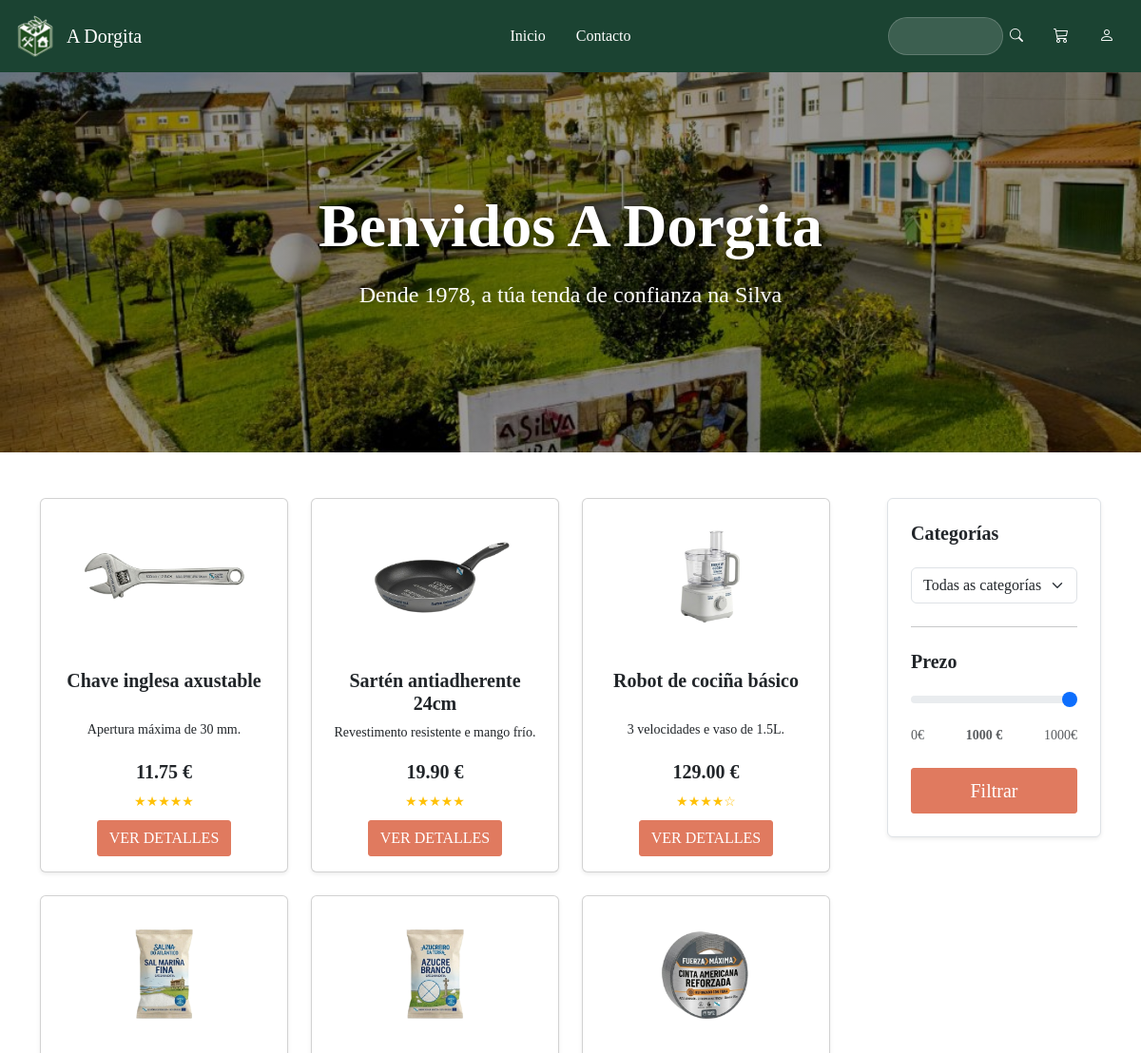
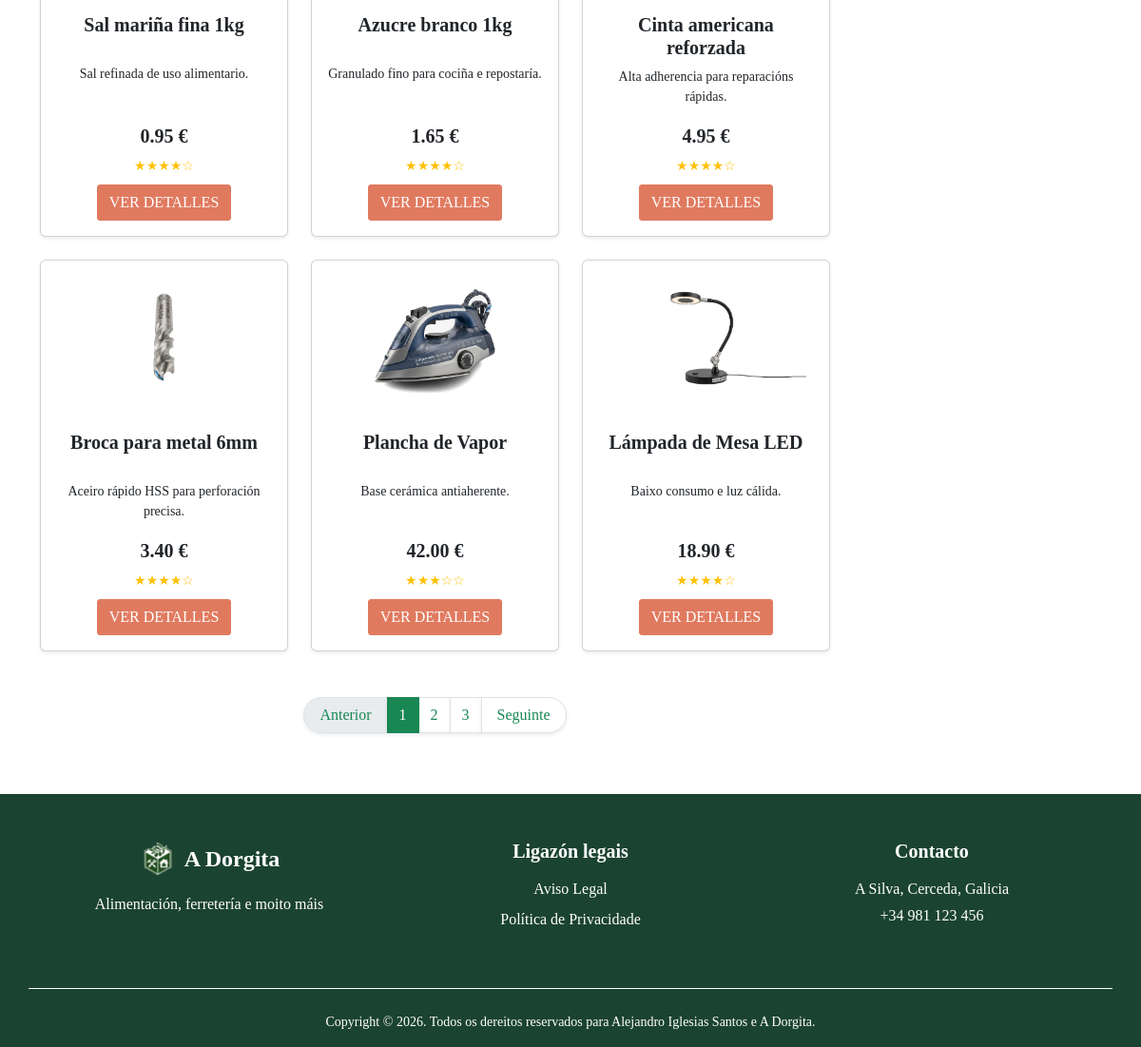
The page / on the database its author committed (2 pictures, top to bottom).
### tables this page shows
CREATE TABLE productos (
    id INT AUTO_INCREMENT PRIMARY KEY,
    nome VARCHAR(100) NOT NULL,
    descripcion VARCHAR(500),
    precio DECIMAL(10,2) NOT NULL,
    stock INT DEFAULT 0,
    imagen VARCHAR(200),
    id_categoria INT,
    FOREIGN KEY (id_categoria) REFERENCES categorias(id) ON DELETE SET NULL
);

### app/controllers/ProductoController.php (called while the page is built, shortened)
<?php
require_once __DIR__ . '/../models/ProductoDAO.php';
require_once __DIR__ . '/../models/entidades/Producto.php';
class ProductoController
{
    private ProductoDAO $model;
    public function __construct()
    {
        $this->model = new ProductoDAO();
    }
    public function index()
    {
        $mensaxe = $_GET["q"] ?? null;
        $pagina = isset($_GET["pagina"]) ? max(1, (int)$_GET["pagina"]) : 1;
        $limite = 9;
        $offset = ($pagina - 1) * $limite;
        $id_cat = $_REQUEST['cat'] ?? null;
        $max_prezo = $_REQUEST['max_prezo'] ?? null;
        if ($mensaxe && !empty(trim($mensaxe))) {
            $totalRegistros = $this->model->contarBusqueda($mensaxe);
            $productos = $this->model->buscarPaginadoCatalogo($mensaxe, $limite, $offset);
        } else {
            $totalRegistros = $this->model->contarFiltradosCatalogo($id_cat, $max_prezo);
            $productos = $this->model->filtrarPaginadoCatalogo($id_cat, $max_prezo, $limite, $offset);
        }
        $totalPaginas = max(1, (int)ceil($totalRegistros / $limite));
        require_once __DIR__ . '/../../includes/header.php';
        require_once __DIR__ . '/../../views/inicio.php';
        require_once __DIR__ . '/../../includes/footer.php';
    }
}

### config/database.php (called while the page is built)
<?php
class Database {
    public static function connect() {
        $host = "localhost";
        $user = "root";
        $password = "";
        $database = "a_dorgita";
        try {
            $conexion = new PDO("mysql:host=$host;dbname=$database;charset=utf8mb4", $user, $password);
            $conexion->setAttribute(PDO::ATTR_ERRMODE, PDO::ERRMODE_EXCEPTION);
            return $conexion;
        } catch (PDOException $e) {
            die("Error de conexión: " . $e->getMessage());
        }
    }
}
?>

### app/models/ProductoDAO.php (called while the page is built, shortened)
<?php
require_once __DIR__ . '/../../config/database.php';
require_once __DIR__ . '/entidades/Producto.php';
class ProductoDAO
{
    private $conexion;
    public function __construct()
    {
        try {
            $this->conexion = Database::connect();
        } catch (Exception $e) {
            die($e->getMessage());
        }
    }
    public function filtrarPaginadoCatalogo($id_cat = null, $max_prezo = null, $limite = 9, $offset = 0)
    {
        try {
            $sql = "SELECT p.*, AVG(r.puntuacion) as media_puntos FROM productos p LEFT JOIN resenas r ON p.id = r.id_producto";
            $condicions = [];
            $params = [];
            $sql .= " GROUP BY p.id ORDER BY p.id DESC LIMIT " . (int)$limite . " OFFSET " . (int)$offset;
            $stmt = $this->conexion->prepare($sql);
            $stmt->execute($params);
            return $stmt->fetchAll(PDO::FETCH_CLASS, "Producto");
        } catch (Exception $e) {
            return [];
        }
    }
    public function contarFiltradosCatalogo($id_cat = null, $max_prezo = null)
    {
        try {
            $sql = "SELECT COUNT(*) AS total FROM productos";
            $condicions = [];
            $params = [];
            $stmt = $this->conexion->prepare($sql);
            $stmt->execute($params);
            $resultado = $stmt->fetch(PDO::FETCH_ASSOC);
            return (int)($resultado['total'] ?? 0);
        } catch (Exception $e) {
            return 0;
        }
    }
}

### app/models/entidades/Producto.php (called while the page is built, shortened)
<?php
class Producto {
    private $id;
    private $nome;
    private $descripcion;
    private $precio;
    private $imagen;
    public function getId() { return $this->id; }
    public function getNome() { return $this->nome; }
    public function getDescripcion() { return $this->descripcion; }
    public function getPrecio() { return $this->precio; }
    public function getImagen() { return $this->imagen; }
}

### views/inicio.php (the view, shortened to what this page needs)
<div class="container-fluid hero">
    <div class="container text-center text-white">
        <div class="row justify-content-center">
            <div class="col-md-8">
                <h1 class="display-3 fw-bold mb-3">Benvidos A Dorgita</h1>
                <p class="fs-4 mb-4">Dende 1978, a túa tenda de confianza na Silva</p>
            </div>
        </div>
    </div>
</div>
<?php
$pagina = $pagina ?? 1;
$totalPaginas = $totalPaginas ?? 1;
$productos = $productos ?? [];
?>
<div class="container py-5">
    <div class="row">
        <div class="col-lg-9">
            <div class="row">
                <?php if (!empty($productos)): ?>
                    <?php foreach ($productos as $p): ?>
                        <div class="col-md-4 mb-4">
                            <div class="card h-100 shadow-sm border-1" style="background-color: #FFFFFF;">
                                <img src="public/img/<?php echo htmlspecialchars($p->getImagen()); ?>" class="card-img-top p-4" alt="<?php echo htmlspecialchars($p->getNome()); ?>">
                                <div class="card-body d-flex flex-column text-center">
                                    <h5 class="card-title fw-bold texto-principal desc-tarjeta"><?php echo htmlspecialchars($p->getNome()); ?></h5>
                                    <p class="card-text small"><?php echo htmlspecialchars($p->getDescripcion()); ?></p>
                                    <div class="mt-auto">
                                        <p class="fw-bold fs-5 texto-dorgita mb-1"><?php echo $p->getPrecio(); ?> €</p>
                                        <div class="mb-2">
                                            <?php
                                            $puntos = isset($p->media_puntos) ? round($p->media_puntos) : 0;
                                            if ($puntos > 0): ?>
                                                <span class="text-warning small">
                                                    <?php echo str_repeat('★', $puntos) . str_repeat('☆', 5 - $puntos); ?>
                                                </span>
                                            <?php else: ?>
                                                <span class="text-muted small">Sen valoracións</span>
                                            <?php endif; ?>
                                        </div>
                                        <div class="d-flex gap-2 justify-content-center">
                                            <a href="index.php?c=producto&a=obter&id=<?php echo $p->getId(); ?>" class="btn btn-engadir-carro">VER DETALLES</a>
                                        </div>
                                    </div>
                                </div>
                            </div>
                        </div>
                    <?php endforeach; ?>
                <?php else: ?>
                    <div class="col-12 text-center">
                        <p class="fs-5">Non se atoparon produtos dispoñibles.</p>
                    </div>
                <?php endif; ?>
            </div>
            <?php if (isset($totalPaginas) && $totalPaginas > 1): ?>
                <nav aria-label="Paxinación do catálogo" class="mt-4">
                    <ul class="pagination justify-content-center">
                        <li class="page-item <?php echo $pagina <= 1 ? 'disabled' : ''; ?>">
                            <a class="page-link text-success shadow-sm rounded-start-pill px-3" href="index.php?c=producto&a=index&pagina=<?php echo $pagina - 1; ?><?php echo !empty($_GET['q']) ? '&q=' . urlencode($_GET['q']) : ''; ?><?php echo !empty($_GET['cat']) ? '&cat=' . urlencode($_GET['cat']) : ''; ?><?php echo isset($_GET['max_prezo']) && $_GET['max_prezo'] !== '' ? '&max_prezo=' . urlencode($_GET['max_prezo']) : ''; ?>">Anterior</a>
                        </li>
                        <?php for ($i = 1; $i <= $totalPaginas; $i++): ?>
                            <li class="page-item <?php echo $pagina == $i ? 'active' : ''; ?>">
                                <a class="page-link shadow-sm <?php echo $pagina == $i ? 'bg-success border-success text-white' : 'text-success'; ?>" href="index.php?c=producto&a=index&pagina=<?php echo $i; ?><?php echo !empty($_GET['q']) ? '&q=' . urlencode($_GET['q']) : ''; ?><?php echo !empty($_GET['cat']) ? '&cat=' . urlencode($_GET['cat']) : ''; ?><?php echo isset($_GET['max_prezo']) && $_GET['max_prezo'] !== '' ? '&max_prezo=' . urlencode($_GET['max_prezo']) : ''; ?>"><?php echo $i; ?></a>
                            </li>
                        <?php endfor; ?>
                        <li class="page-item <?php echo $pagina >= $totalPaginas ? 'disabled' : ''; ?>">
                            <a class="page-link text-success shadow-sm rounded-end-pill px-3" href="index.php?c=producto&a=index&pagina=<?php echo $pagina + 1; ?><?php echo !empty($_GET['q']) ? '&q=' . urlencode($_GET['q']) : ''; ?><?php echo !empty($_GET['cat']) ? '&cat=' . urlencode($_GET['cat']) : ''; ?><?php echo isset($_GET['max_prezo']) && $_GET['max_prezo'] !== '' ? '&max_prezo=' . urlencode($_GET['max_prezo']) : ''; ?>">Seguinte</a>
                        </li>
                    </ul>
                </nav>
            <?php endif; ?>
        </div>
        <div class="col-lg-3 ps-lg-5">
            <div class="p-4 rounded shadow-sm border border-1 caixa-filtros">
                <form action="index.php" method="GET">
                    <h5 class="fw-bold mb-4 texto-dorgita">Categorías</h5>
                    <select name="cat" class="form-select mb-4">
                        <option value="">Todas as categorías</option>
                    </select>
                    <hr class="my-4">
                    <h5 class="fw-bold mb-3 texto-dorgita">Prezo</h5>
                    <input type="range" name="max_prezo" class="form-range" id="rangoPrezo" min="0" max="1000" step="5" value="<?php echo $_GET['max_prezo'] ?? '1000'; ?>">
                    <div class="d-flex justify-content-between small text-muted mt-2">
                        <span>0€</span>
                        <span id="valorPrezo" class="fw-bold"><?php echo $_GET['max_prezo'] ?? '1000'; ?> €</span>
                        <span>1000€</span>
                    </div>
                    <div class="mt-4">
                        <button type="submit" class="btn btn-engadir-carro w-100 py-2 fs-5">Filtrar</button>
                    </div>
            </div>
        </div>
    </div>
</div>

### public/css/estilos.css (style rules this page uses)
body { font-family: 'Times New Roman', Times, serif; }
.hero { background: linear-gradient(rgba(0, 0, 0, 0.4), rgba(0, 0, 0, 0.4)), url('/a-dorgita/public/img/hero.jpg'); background-size: cover; background-position: center; background-repeat: no-repeat; min-height: 400px; display: flex; align-items: center; justify-content: center; padding-top: 3rem; padding-bottom: 3rem; }
.hero h1 { text-shadow: 2px 2px 8px rgba(0, 0, 0, 0.7); }
.texto-principal { color: #212529; }
.btn-engadir-carro { background-color:#E07A5F; color: #FFFFFF; border: 1px solid #E07A5F; border-radius: 3px; }
.caixa-filtros { background-color: #FFFFFF; }
.desc-tarjeta { min-height: 45px; }

### rows shown on the page
productos: imagen (picture), nome "Chave inglesa axustable", descripcion "Apertura máxima de 30 mm.", precio "11.75", puntos "★★★★★"
productos: imagen (picture), nome "Sartén antiadherente 24cm", descripcion "Revestimento resistente e mango frío.", precio "19.90", puntos "★★★★★"
productos: imagen (picture), nome "Robot de cociña básico", descripcion "3 velocidades e vaso de 1.5L.", precio "129.00", puntos "★★★★", puntos "☆"
productos: imagen (picture), nome "Sal mariña fina 1kg", descripcion "Sal refinada de uso alimentario.", precio "0.95", puntos "★★★★", puntos "☆"
productos: imagen (picture), nome "Azucre branco 1kg", descripcion "Granulado fino para cociña e repostaría.", precio "1.65", puntos "★★★★", puntos "☆"
productos: imagen (picture), nome "Cinta americana reforzada", descripcion "Alta adherencia para reparacións rápidas.", precio "4.95", puntos "★★★★", puntos "☆"
productos: imagen (picture), nome "Broca para metal 6mm", descripcion "Aceiro rápido HSS para perforación precisa.", precio "3.40", puntos "★★★★", puntos "☆"
productos: imagen (picture), nome "Plancha de Vapor", descripcion "Base cerámica antiaherente.", precio "42.00", puntos "★★★", puntos "☆☆"
productos: imagen (picture), nome "Lámpada de Mesa LED", descripcion "Baixo consumo e luz cálida.", precio "18.90", puntos "★★★★", puntos "☆"

### other values the page prints
$_GET['max_prezo'] "1000"
